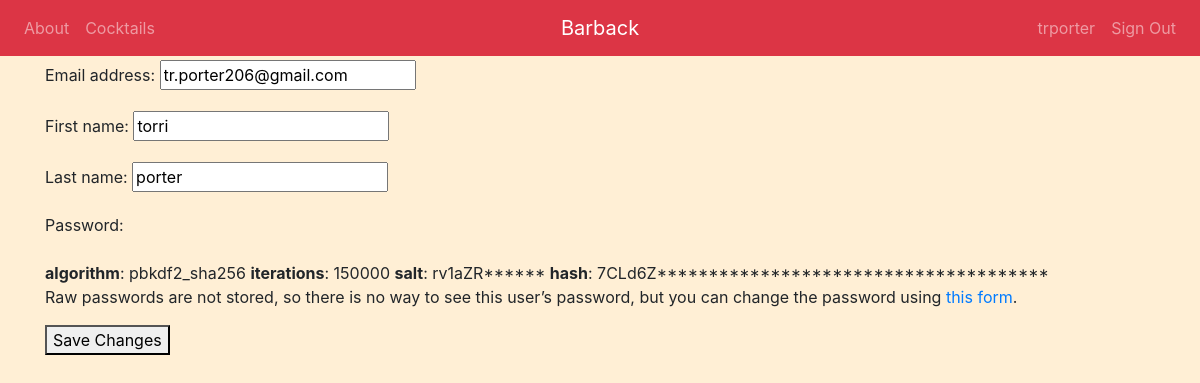
/barback/profile/edit (signed in), run on the app's committed database.
### barback/models.py (models this page shows)
class User(AbstractUser):
    pass

### barback/views.py (the view)
# urls.py: path('profile/edit', views.edit_profile, name='edit_profile'),
def edit_profile(request):
    template_name = 'barback/edit_profile.html'
    if request.method == 'POST':
        form = EditProfileForm(request.POST, instance=request.user)
        if form.is_valid():
            form.save()
            return redirect('barback:profile')
    else:
        form = EditProfileForm(instance=request.user)
        return render(request, template_name, {'form': form})

### barback/forms.py
class EditProfileForm(UserChangeForm):
    class Meta:
        model = User
        fields = [
            'email',
            'first_name',
            'last_name',
            'password',
        ]

### barback/templates/barback/edit_profile.html (shortened to what this page needs)
{% extends 'base.html' %}
{% block body %}
<div class="container">
  <body>
    <form method="post">
      {{ form.as_p }}
      <button type="submit">Save Changes</button>
    </form>
  </body>
</div>
{% endblock %}

### barback/templates/base.html (shortened to what this page needs)
<!DOCTYPE html>
<html>
  <head>
    {% load static %}
    <link rel="stylesheet" href="https://stackpath.bootstrapcdn.com/bootstrap/4.3.1/css/bootstrap.min.css">
  </head>
  <body>
    <nav class="navbar fixed-top navbar-expand-md navbar-dark bg-danger">
        <div class="navbar-collapse collapse w-100 order-1 order-md-0 dual-collapse2">
            <ul class="navbar-nav mr-auto">
                <li class="nav-item">
                    <a class="nav-link" href="{% url 'barback:about' %}">About</a>
                </li>
                <li class="nav-item">
                    <a class="nav-link" href="{% url 'barback:index' %}">Cocktails</a>
                </li>
            </ul>
        </div>
        <div class="mx-auto order-0">
            <a class="navbar-brand mx-auto" href="{% url 'barback:index' %}">Barback</a>
        </div>
        <div class="navbar-collapse collapse w-100 order-3 dual-collapse2">
            <ul class="navbar-nav ml-auto">
              {% if request.user.is_authenticated %}
              <li class="nav-item">
                  <a class="nav-link" href="{% url 'barback:profile' %}">{{ request.user.username }}</a>
              </li>
                <li class="nav-item">
                    <a class="nav-link" href="{% url 'barback:logout' %}">Sign Out</a>
                </li>
              {% endif %}
            </ul>
        </div>
    </nav>
    <link rel="stylesheet" href="{% static 'barback/css/style.css' %}">
    {%block body%}
    {% endblock %}
  </body>
</html>

### barback/static/barback/css/style.css (style rules this page uses)
body { background-color: #FFEFD5; margin-top: 60px; }
.container { width: 100%; }
* { box-sizing: border-box; }

### data on the page
User: user.username "trporter", email "tr.porter206@gmail.com", first_name "torri", last_name "porter"
